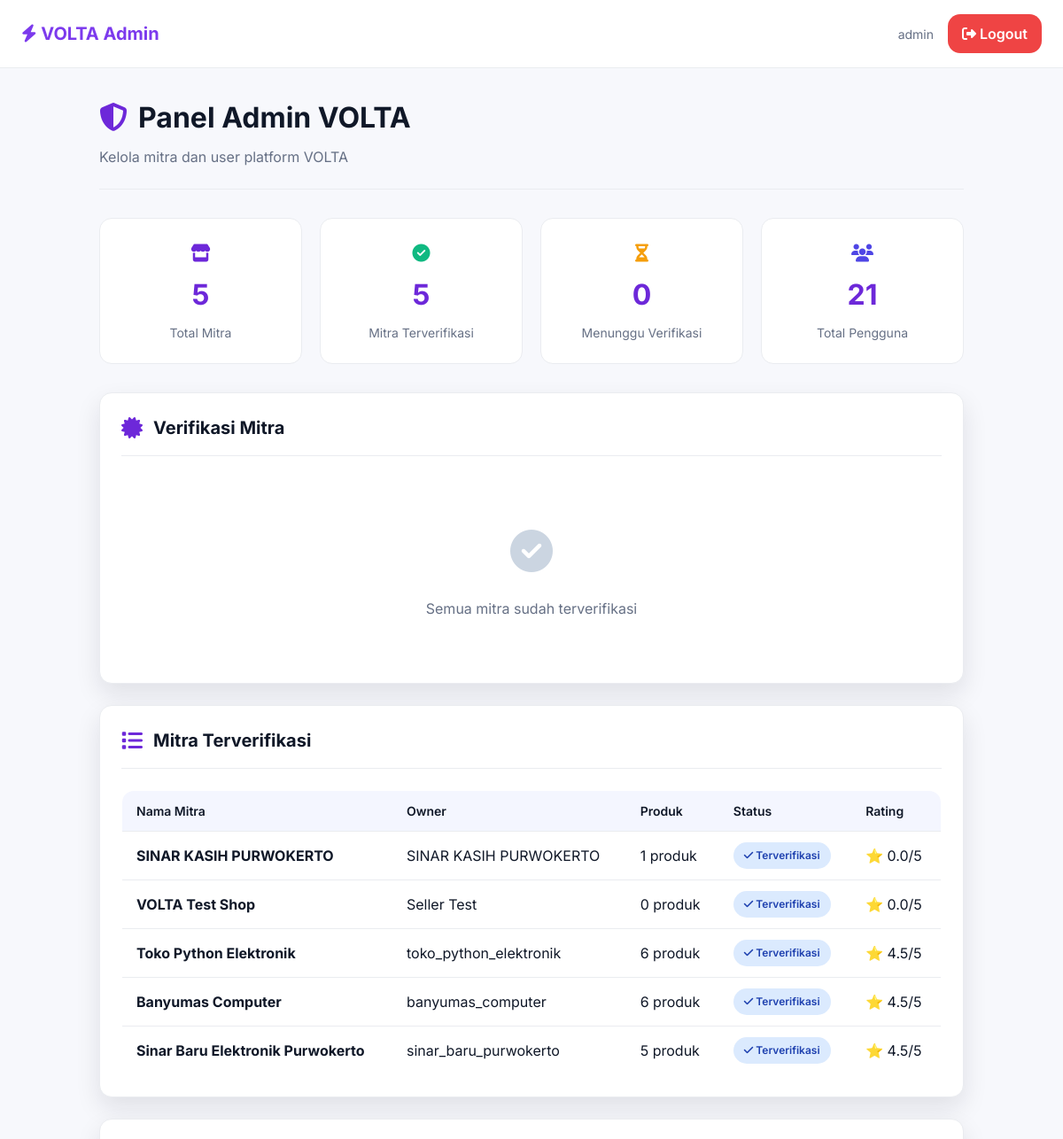
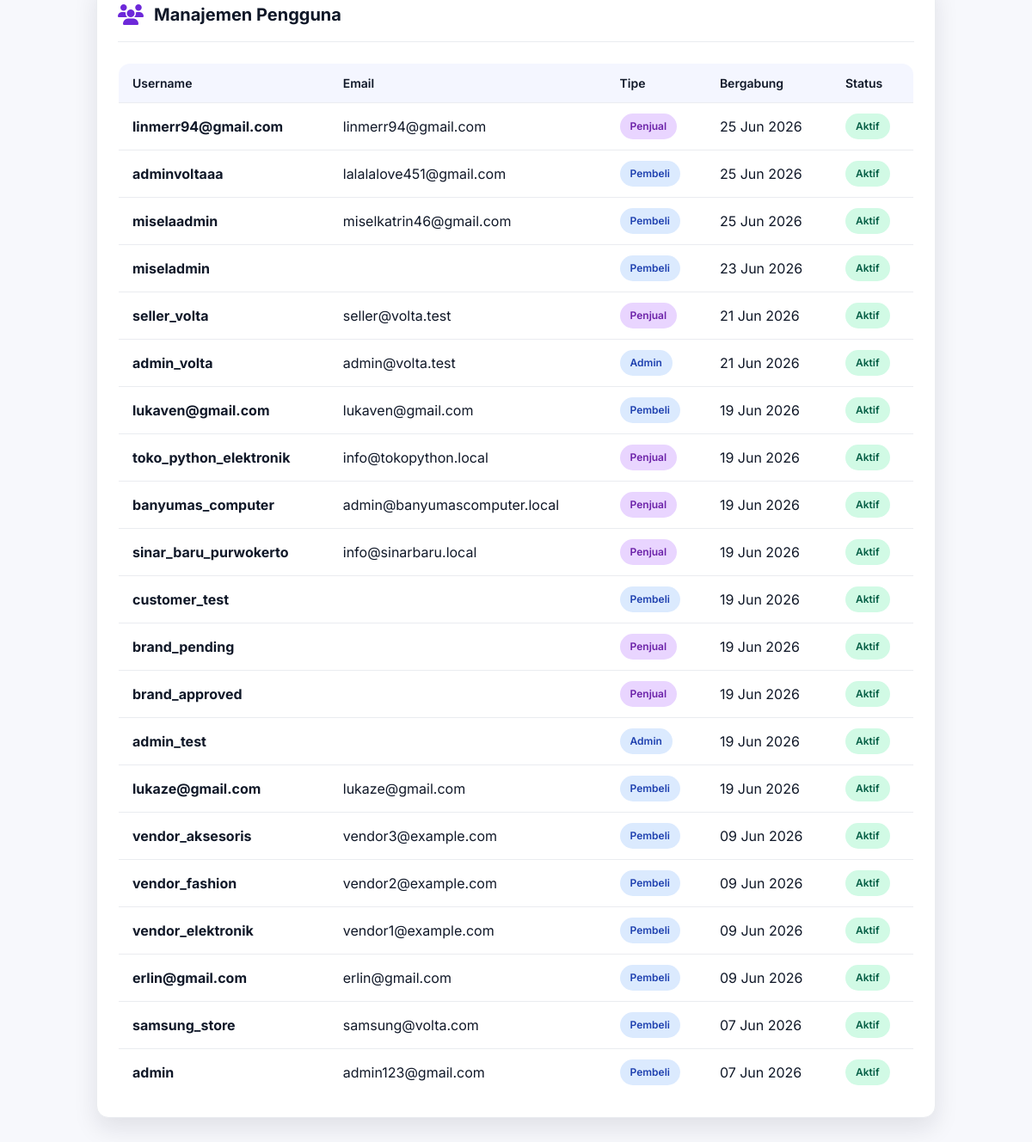
/brand-admin/ (signed in), run on the app's committed database (2 pictures, top to bottom).
### users/models.py (models this page shows, shortened)
class User(AbstractUser):
    ROLE_CHOICES = (
        ('admin', 'Administrator'),
        ('brand', 'Brand/Vendor'),
        ('customer', 'Customer'),
    )
    user_id = models.AutoField(primary_key=True)
    role = models.CharField(
        max_length=20,
        choices=ROLE_CHOICES,
        default='customer',
        help_text="Role pengguna dalam sistem (admin, brand, atau customer)"
    )
    full_name = models.CharField(
        max_length=255,
        blank=True,
        null=True,
        help_text="Nama lengkap pengguna"
    )
    phone = models.CharField(
        max_length=20,
        blank=True,
        null=True,
        unique=True,
        help_text="Nomor telepon kontak pengguna"
    )
    address_street = models.TextField(
        blank=True,
        null=True,
        help_text="Jalan dan nomor rumah"
    )
    address_city = models.CharField(
        max_length=100,
        blank=True,
        null=True,
        help_text="Kota/Kabupaten"
    )
    address_province = models.CharField(
        max_length=100,
        blank=True,
        null=True,
        help_text="Provinsi"
    )
    address_postal_code = models.CharField(
        max_length=100,
        blank=True,
        null=True,
        help_text="Kode pos"
    )
    is_active = models.BooleanField(
        default=True,
        help_text="Menunjukkan apakah user ini aktif atau tidak"
    )
    created_at = models.DateTimeField(
        auto_now_add=True,
        help_text="Tanggal dan waktu user dibuat"
    )
    updated_at = models.DateTimeField(
        auto_now=True,
        help_text="Tanggal dan waktu user terakhir diperbarui"
    )
    class Meta:
        verbose_name = _('User')
        verbose_name_plural = _('Users')
        db_table = 'users'
        ordering = ['-created_at']
        indexes = [
            models.Index(fields=['email']),
            models.Index(fields=['role']),
            models.Index(fields=['is_active']),
        ]

### master_products/models.py (models this page shows, shortened)
class Brand(models.Model):
    STATUS_CHOICES = (
        ('pending', 'Pending Approval'),
        ('approved', 'Approved'),
        ('rejected', 'Rejected'),
        ('suspended', 'Suspended'),
    )
    brand_id = models.AutoField(primary_key=True)
    user_id = models.OneToOneField(
        settings.AUTH_USER_MODEL,
        on_delete=models.CASCADE,
        related_name='brand_vendor',
        db_column='user_id',
        help_text="User/vendor yang memiliki brand ini"
    )
    brand_name = models.CharField(
        max_length=255,
        help_text="Nama brand/vendor"
    )
    logo = models.ImageField(
        upload_to='brands/logos/',
        blank=True,
        null=True,
        help_text="Logo brand (rekomendasi: PNG dengan background transparan)"
    )
    description = models.TextField(
        blank=True,
        null=True,
        help_text="Deskripsi detail tentang brand/vendor"
    )
    status = models.CharField(
        max_length=20,
        choices=STATUS_CHOICES,
        default='pending',
        help_text="Status persetujuan brand (pending, approved, rejected, suspended)"
    )
    approved_at = models.DateTimeField(
        blank=True,
        null=True,
        help_text="Tanggal brand disetujui oleh admin"
    )
    approved_by = models.ForeignKey(
        settings.AUTH_USER_MODEL,
        on_delete=models.SET_NULL,
        null=True,
        blank=True,
        related_name='approved_brands',
        db_column='approved_by',
        help_text="Admin yang menyetujui brand ini"
    )
    nib_or_ktp = models.CharField(
        max_length=50,
        unique=True,
        blank=True,
        null=True,
        db_column='nib_or_ktp',
        help_text="Nomor Induk Berusaha (NIB) atau Nomor KTP"
    )
    rating = models.FloatField(
        default=0.0,
        validators=[MinValueValidator(0.0), MaxValueValidator(5.0)],
        db_column='rating',
        help_text="Rating brand dari customer (0.0-5.0)"
    )
    created_at = models.DateTimeField(
        auto_now_add=True,
        help_text="Tanggal brand didaftar"
    )
    updated_at = models.DateTimeField(
        auto_now=True,
        help_text="Tanggal brand terakhir diperbarui"
    )
    class Meta:
        verbose_name = _('Brand')
        verbose_name_plural = _('Brands')
        db_table = 'brands'
        ordering = ['-created_at']
        indexes = [
            models.Index(fields=['status']),
            models.Index(fields=['user_id']),
            models.Index(fields=['created_at']),
        ]

### master_products/views.py (the view)
# urls.py: path('brand-admin/', views.admin_panel_view, name='admin_panel'),
@login_required(login_url='master_products:login')
def admin_panel_view(request):
    if not request.user.is_superuser:
        messages.error(request, '❌ Akses Ditolak! Hanya superuser yang dapat mengakses.')
        return redirect('master_products:product_list')
    total_brands = Brand.objects.count()
    verified_brands = Brand.objects.filter(status='approved').count()
    pending_brands = Brand.objects.filter(status='pending').count()
    pending_verification_brands = Brand.objects.filter(status='pending').select_related('user_id')
    verified_brands_list = Brand.objects.filter(status='approved').select_related('user_id').prefetch_related('products')
    total_users = User.objects.count()
    all_users = User.objects.all().order_by('-date_joined')[:50]
    context = {
        'total_brands': total_brands,
        'verified_brands': verified_brands,
        'pending_brands': pending_brands,
        'pending_verification_brands': pending_verification_brands,
        'verified_brands_list': verified_brands_list,
        'total_users': total_users,
        'all_users': all_users,
    }
    return render(request, 'master_products/admin_panel.html', context)

### master_products/templates/master_products/admin_panel.html (shortened to what this page needs)
<!DOCTYPE html>
<html lang="id">
<head>
    <script src="https://cdn.tailwindcss.com"></script>
    <link rel="stylesheet" href="https://cdnjs.cloudflare.com/ajax/libs/font-awesome/6.4.0/css/all.min.css">
</head>
<body>
    <div class="navbar">
        <a href="#" class="navbar-brand">
            <i class="fas fa-bolt"></i> VOLTA Admin
        </a>
        <div style="display: flex; align-items: center; gap: 16px;">
            <span style="font-size: 14px; color: var(--muted);">{{ user.username }}</span>
            <a href="{% url 'master_products:logout' %}" class="btn-logout">
                <i class="fas fa-sign-out-alt"></i> Logout
            </a>
        </div>
    </div>
    <div class="container">
        <div class="page-header">
            <h1 class="page-title"><i class="fas fa-shield-alt" style="color: var(--primary); margin-right: 12px;"></i>Panel Admin VOLTA</h1>
            <p class="page-subtitle">Kelola mitra dan user platform VOLTA</p>
        </div>
        <div class="stats-grid">
            <div class="stat-card">
                <div style="font-size: 20px; margin-bottom: 8px;"><i class="fas fa-store" style="color: var(--primary);"></i></div>
                <div class="stat-value">{{ total_brands }}</div>
                <div class="stat-label">Total Mitra</div>
            </div>
            <div class="stat-card">
                <div style="font-size: 20px; margin-bottom: 8px;"><i class="fas fa-check-circle" style="color: var(--success);"></i></div>
                <div class="stat-value">{{ verified_brands }}</div>
                <div class="stat-label">Mitra Terverifikasi</div>
            </div>
            <div class="stat-card">
                <div style="font-size: 20px; margin-bottom: 8px;"><i class="fas fa-hourglass-half" style="color: #f59e0b;"></i></div>
                <div class="stat-value">{{ pending_brands }}</div>
                <div class="stat-label">Menunggu Verifikasi</div>
            </div>
            <div class="stat-card">
                <div style="font-size: 20px; margin-bottom: 8px;"><i class="fas fa-users" style="color: var(--accent);"></i></div>
                <div class="stat-value">{{ total_users }}</div>
                <div class="stat-label">Total Pengguna</div>
            </div>
        </div>
        <div class="card">
            <div class="card-header">
                <i class="fas fa-certificate card-icon"></i>
                <div class="card-title">Verifikasi Mitra</div>
            </div>
            {% if pending_verification_brands %}
                <table>
                    <thead>
                        <tr>
                            <th>Nama Mitra</th>
                            <th>Kontak</th>
                            <th>Status</th>
                            <th>Tanggal Daftar</th>
                            <th>Aksi</th>
                        </tr>
                    </thead>
                    <tbody>
                        {% for brand in pending_verification_brands %}
                            <tr>
                                <td>
                                    <strong>{{ brand.brand_name }}</strong>
                                </td>
                                <td>{{ brand.user_id.email }}</td>
                                <td>
                                    <span class="badge badge-pending">
                                        <i class="fas fa-hourglass-half"></i> Menunggu
                                    </span>
                                </td>
                                <td>{{ brand.created_at|date:"d M Y" }}</td>
                                <td style="display: flex; gap: 8px;">
                                    <form method="POST" action="{% url 'master_products:admin_verify_brand' brand.brand_id %}" style="display: inline;">
                                        {% csrf_token %}
                                        <button type="submit" class="btn-primary" style="padding: 6px 12px; font-size: 12px;">
                                            <i class="fas fa-check"></i> Verifikasi
                                        </button>
                                    </form>
                                    <form method="POST" action="{% url 'master_products:admin_reject_brand' brand.brand_id %}" style="display: inline;">
                                        {% csrf_token %}
                                        <button type="submit" class="btn-secondary" style="padding: 6px 12px; font-size: 12px; color: var(--danger); border-color: var(--danger);">
                                            <i class="fas fa-times"></i> Tolak
                                        </button>
                                    </form>
                                </td>
                            </tr>
                        {% endfor %}
                    </tbody>
                </table>
            {% else %}
                <div class="empty-state">
                    <div class="empty-icon"><i class="fas fa-check-circle"></i></div>
                    <p>Semua mitra sudah terverifikasi</p>
                </div>
            {% endif %}
        </div>
        <div class="card">
            <div class="card-header">
                <i class="fas fa-list card-icon"></i>
                <div class="card-title">Mitra Terverifikasi</div>
            </div>
            {% if verified_brands_list %}
                <table>
                    <thead>
                        <tr>
                            <th>Nama Mitra</th>
                            <th>Owner</th>
                            <th>Produk</th>
                            <th>Status</th>
                            <th>Rating</th>
                        </tr>
                    </thead>
                    <tbody>
                        {% for brand in verified_brands_list %}
                            <tr>
                                <td><strong>{{ brand.brand_name }}</strong></td>
                                <td>{{ brand.user_id.get_full_name|default:brand.user_id.username }}</td>
                                <td>{{ brand.products.count }} produk</td>
                                <td><span class="badge badge-verified"><i class="fas fa-check"></i> Terverifikasi</span></td>
                                <td>⭐ {{ brand.rating|floatformat:1 }}/5</td>
                            </tr>
                        {% endfor %}
                    </tbody>
                </table>
            {% else %}
                <div class="empty-state">
                    <div class="empty-icon"><i class="fas fa-store"></i></div>
                    <p>Tidak ada mitra terverifikasi</p>
                </div>
            {% endif %}
        </div>
        <div class="card">
            <div class="card-header">
                <i class="fas fa-users card-icon"></i>
                <div class="card-title">Manajemen Pengguna</div>
            </div>
            {% if all_users %}
                <table>
                    <thead>
                        <tr>
                            <th>Username</th>
                            <th>Email</th>
                            <th>Tipe</th>
                            <th>Bergabung</th>
                            <th>Status</th>
                        </tr>
                    </thead>
                    <tbody>
                        {% for user in all_users %}
                            <tr>
                                <td><strong>{{ user.username }}</strong></td>
                                <td>{{ user.email }}</td>
                                <td>
                                    {% if user.role == 'admin' %}
                                        <span class="badge badge-verified">Admin</span>
                                    {% elif user.role == 'brand' %}
                                        <span class="badge" style="background: #e9d5ff; color: #6b21a8;">Penjual</span>
                                    {% else %}
                                        <span class="badge" style="background: #dbeafe; color: #1e40af;">Pembeli</span>
                                    {% endif %}
                                </td>
                                <td>{{ user.date_joined|date:"d M Y" }}</td>
                                <td>
                                    {% if user.is_active %}
                                        <span class="badge badge-active">Aktif</span>
                                    {% else %}
                                        <span class="badge badge-pending">Nonaktif</span>
                                    {% endif %}
                                </td>
                            </tr>
                        {% endfor %}
                    </tbody>
                </table>
            {% else %}
                <div class="empty-state">
                    <div class="empty-icon"><i class="fas fa-users"></i></div>
                    <p>Tidak ada pengguna</p>
                </div>
            {% endif %}
        </div>
    </div>
</body>
</html>

### data on the page
User: username "admin", email "admin123@gmail.com", role "Pembeli", date_joined "07 Jun 2026", is_active "Aktif"
Brand: brand_name "SINAR KASIH PURWOKERTO", user_id.get_full_name "SINAR KASIH PURWOKERTO", products.count "1", rating "0.0"
Brand: brand_name "VOLTA Test Shop", user_id.get_full_name "Seller Test", products.count "0", rating "0.0"
Brand: brand_name "Toko Python Elektronik", user_id.get_full_name "toko_python_elektronik", products.count "6", rating "4.5"
Brand: brand_name "Banyumas Computer", user_id.get_full_name "banyumas_computer", products.count "6", rating "4.5"
Brand: brand_name "Sinar Baru Elektronik Purwokerto", user_id.get_full_name "sinar_baru_purwokerto", products.count "5", rating "4.5"
User: username "linmerr94@gmail.com", email "linmerr94@gmail.com", role "Penjual", date_joined "25 Jun 2026", is_active "Aktif"
User: username "adminvoltaaa", email "lalalalove451@gmail.com", role "Pembeli", date_joined "25 Jun 2026", is_active "Aktif"
User: username "miselaadmin", email "miselkatrin46@gmail.com", role "Pembeli", date_joined "25 Jun 2026", is_active "Aktif"
User: username "miseladmin", role "Pembeli", date_joined "23 Jun 2026", is_active "Aktif"
User: username "seller_volta", email "seller@volta.test", role "Penjual", date_joined "21 Jun 2026", is_active "Aktif"
User: username "admin_volta", email "admin@volta.test", role "Admin", date_joined "21 Jun 2026", is_active "Aktif"
User: username "lukaven@gmail.com", email "lukaven@gmail.com", role "Pembeli", date_joined "19 Jun 2026", is_active "Aktif"
User: username "toko_python_elektronik", email "info@tokopython.local", role "Penjual", date_joined "19 Jun 2026", is_active "Aktif"
User: username "banyumas_computer", email "admin@banyumascomputer.local", role "Penjual", date_joined "19 Jun 2026", is_active "Aktif"
User: username "sinar_baru_purwokerto", email "info@sinarbaru.local", role "Penjual", date_joined "19 Jun 2026", is_active "Aktif"
User: username "customer_test", role "Pembeli", date_joined "19 Jun 2026", is_active "Aktif"
User: username "brand_pending", role "Penjual", date_joined "19 Jun 2026", is_active "Aktif"
User: username "brand_approved", role "Penjual", date_joined "19 Jun 2026", is_active "Aktif"
User: username "admin_test", role "Admin", date_joined "19 Jun 2026", is_active "Aktif"
User: username "lukaze@gmail.com", email "lukaze@gmail.com", role "Pembeli", date_joined "19 Jun 2026", is_active "Aktif"
User: username "vendor_aksesoris", email "vendor3@example.com", role "Pembeli", date_joined "09 Jun 2026", is_active "Aktif"
User: username "vendor_fashion", email "vendor2@example.com", role "Pembeli", date_joined "09 Jun 2026", is_active "Aktif"
User: username "vendor_elektronik", email "vendor1@example.com", role "Pembeli", date_joined "09 Jun 2026", is_active "Aktif"
User: username "erlin@gmail.com", email "erlin@gmail.com", role "Pembeli", date_joined "09 Jun 2026", is_active "Aktif"
User: username "samsung_store", email "samsung@volta.com", role "Pembeli", date_joined "07 Jun 2026", is_active "Aktif"

### other printed values
{{ total_brands }} "5"
{{ verified_brands }} "5"
{{ pending_brands }} "0"
{{ total_users }} "21"
